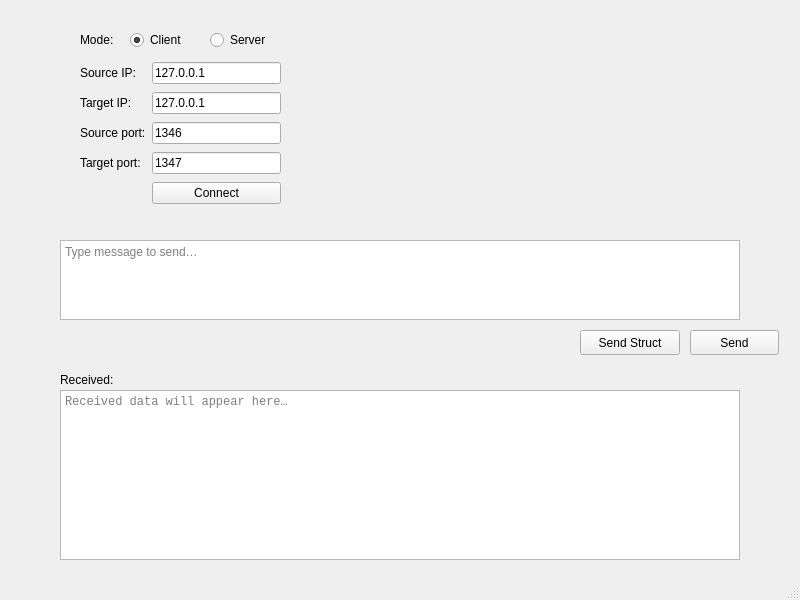
<?xml version="1.0" encoding="UTF-8"?>
<ui version="4.0">
 <class>winMain</class>
 <widget class="QMainWindow" name="winMain">
  <property name="geometry">
   <rect>
    <x>0</x>
    <y>0</y>
    <width>800</width>
    <height>600</height>
   </rect>
  </property>
  <property name="windowTitle">
   <string>Litchi — TCP Debug Tool</string>
  </property>
  <widget class="QWidget" name="centralwidget">
   <widget class="QLabel" name="lblMode">
    <property name="geometry">
     <rect>
      <x>80</x>
      <y>30</y>
      <width>50</width>
      <height>20</height>
     </rect>
    </property>
    <property name="text">
     <string>Mode:</string>
    </property>
   </widget>
   <widget class="QRadioButton" name="rdoClient">
    <property name="geometry">
     <rect>
      <x>130</x>
      <y>30</y>
      <width>80</width>
      <height>20</height>
     </rect>
    </property>
    <property name="text">
     <string>Client</string>
    </property>
    <property name="checked">
     <bool>true</bool>
    </property>
   </widget>
   <widget class="QRadioButton" name="rdoServer">
    <property name="geometry">
     <rect>
      <x>210</x>
      <y>30</y>
      <width>100</width>
      <height>20</height>
     </rect>
    </property>
    <property name="text">
     <string>Server</string>
    </property>
   </widget>
   <widget class="QWidget" name="gridLayoutWidget_2">
    <property name="geometry">
     <rect>
      <x>80</x>
      <y>60</y>
      <width>201</width>
      <height>151</height>
     </rect>
    </property>
    <layout class="QGridLayout" name="grLytIpCfg">
     <item row="0" column="0">
      <widget class="QLabel" name="lblSrcIp">
       <property name="text">
        <string>Source IP:</string>
       </property>
      </widget>
     </item>
     <item row="0" column="1">
      <widget class="QLineEdit" name="lnEdSrcIp">
       <property name="text">
        <string>127.0.0.1</string>
       </property>
      </widget>
     </item>
     <item row="1" column="0">
      <widget class="QLabel" name="lblTgtIp">
       <property name="text">
        <string>Target IP:</string>
       </property>
      </widget>
     </item>
     <item row="1" column="1">
      <widget class="QLineEdit" name="lnEdTgtIp">
       <property name="text">
        <string>127.0.0.1</string>
       </property>
      </widget>
     </item>
     <item row="2" column="0">
      <widget class="QLabel" name="lblSrcPt">
       <property name="text">
        <string>Source port:</string>
       </property>
      </widget>
     </item>
     <item row="2" column="1">
      <widget class="QLineEdit" name="lnEdSrcPt">
       <property name="text">
        <string>1346</string>
       </property>
      </widget>
     </item>
     <item row="3" column="0">
      <widget class="QLabel" name="lblTgtPt">
       <property name="text">
        <string>Target port:</string>
       </property>
      </widget>
     </item>
     <item row="3" column="1">
      <widget class="QLineEdit" name="lnEdTgtPt">
       <property name="text">
        <string>1347</string>
       </property>
      </widget>
     </item>
     <item row="4" column="1">
      <widget class="QPushButton" name="pshBtnConn">
       <property name="text">
        <string>Connect</string>
       </property>
      </widget>
     </item>
    </layout>
   </widget>
   <widget class="QPlainTextEdit" name="plainTextEdit">
    <property name="geometry">
     <rect>
      <x>60</x>
      <y>240</y>
      <width>680</width>
      <height>80</height>
     </rect>
    </property>
    <property name="placeholderText">
     <string>Type message to send…</string>
    </property>
   </widget>
   <widget class="QPushButton" name="pshBtnSndStruct">
    <property name="geometry">
     <rect>
      <x>580</x>
      <y>330</y>
      <width>100</width>
      <height>25</height>
     </rect>
    </property>
    <property name="text">
     <string>Send Struct</string>
    </property>
   </widget>
   <widget class="QPushButton" name="pshBtnSnd">
    <property name="geometry">
     <rect>
      <x>690</x>
      <y>330</y>
      <width>89</width>
      <height>25</height>
     </rect>
    </property>
    <property name="text">
     <string>Send</string>
    </property>
   </widget>
   <widget class="QLabel" name="lblRecv">
    <property name="geometry">
     <rect>
      <x>60</x>
      <y>370</y>
      <width>80</width>
      <height>20</height>
     </rect>
    </property>
    <property name="text">
     <string>Received:</string>
    </property>
   </widget>
   <widget class="QPlainTextEdit" name="txtEditRecv">
    <property name="geometry">
     <rect>
      <x>60</x>
      <y>390</y>
      <width>680</width>
      <height>170</height>
     </rect>
    </property>
    <property name="font">
     <font>
      <family>Monospace</family>
      <pointsize>9</pointsize>
     </font>
    </property>
    <property name="readOnly">
     <bool>true</bool>
    </property>
    <property name="placeholderText">
     <string>Received data will appear here…</string>
    </property>
   </widget>
  </widget>
  <widget class="QMenuBar" name="menubar">
   <property name="geometry">
    <rect>
     <x>0</x>
     <y>0</y>
     <width>800</width>
     <height>22</height>
    </rect>
   </property>
  </widget>
  <widget class="QStatusBar" name="statusbar"/>
 </widget>
 <resources/>
 <connections/>
</ui>
